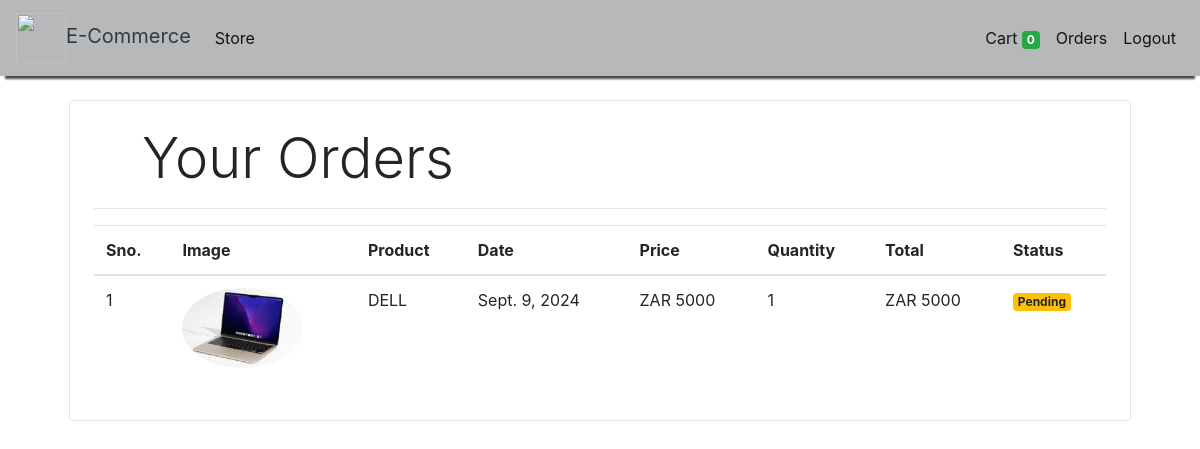
The page /orders (signed in) on the database its author committed.
### store/models/orders.py (models this page shows, shortened)
class Order(models.Model):
    product = models.ForeignKey(Products,
                                on_delete=models.CASCADE)
    customer = models.ForeignKey(Customer,
                                 on_delete=models.CASCADE)
    quantity = models.IntegerField(default=1)
    price = models.IntegerField()
    address = models.CharField (max_length=50, default='', blank=True)
    phone = models.CharField (max_length=50, default='', blank=True)
    date = models.DateField (default=datetime.datetime.today)
    status = models.BooleanField (default=False)
    @staticmethod
    def get_orders_by_customer(customer_id):
        return Order.objects.filter(customer=customer_id).order_by('-date')

### store/models/product.py (models this page shows, shortened)
class Products(models.Model):
    name = models.CharField(max_length=60)
    price= models.IntegerField(default=0)
    category= models.ForeignKey(Category,on_delete=models.CASCADE,default=1 )
    description= models.CharField(max_length=250, default='', blank=True, null= True)
    image= models.ImageField(upload_to='uploads/products/')

### store/middlewares/auth.py (the view)
    def middleware(request):
        print(request.session.get('customer'))
        returnUrl = request.META['PATH_INFO']
        print(request.META['PATH_INFO'])
        if not request.session.get('customer'):
           return redirect(f'login?return_url={returnUrl}')
        response = get_response(request)
        return response

### store/templatetags/custom_filter.py (called while the page is built)
@register.filter(name='currency')
def currency(number):
    return "ZAR "+str(number)

@register.filter(name='multiply')
def multiply(number , number1):
    return number * number1

### store/views/orders.py (called while the page is built)
    def get(self , request ):
        customer = request.session.get('customer')
        orders = Order.get_orders_by_customer(customer)
        print(orders)
        return render(request , 'orders.html'  , {'orders' : orders})

### store/templates/orders.html
{% extends 'base.html' %}
{% block content %}
{% load cart %}
{% load custom_filter %}
<div class="container">
   <div class="border rounded p-4 m-4">
        <p class="display-4 pl-4 ml-4">Your Orders</p>
        <hr>
        <table class="table">
            <thead>
                <tr>
                    <th>Sno.</th>
                    <th>Image</th>
                    <th>Product</th>
                    <th>Date</th>
                    <th>Price</th>
                    <th>Quantity</th>
                    <th>Total</th>
                    <th>Status</th>
                </tr>
            </thead>
            <tbody>
                {% for order in orders %}
                <tr>
                    <td>{{forloop.counter}}</td>
                    <td><img style="height: 80px;" class="rounded-circle" src="{{order.product.image.url}}" alt=""></td>
                    <td>{{order.product.name}}</td>
                    <td>{{order.date}}</td>
                    <td>{{order.price|currency}}</td>
                    <td>{{order.quantity}}</td>
                    <td>{{order.quantity|multiply:order.price|currency}}</td>
                    {% if order.status %}
                    <td><small class="badge badge-success">Completed</small></td>
                    {%else%}
                    <td><small class="badge badge-warning">Pending</small></td>
                    {% endif %}
                </tr>
                {% endfor %}
            </tbody>
        </table>
   </div>
</div>
{% endblock %}

### rows shown on the page
Order: product.image (picture), product.name "DELL", date "Sept. 9, 2024", price "ZAR 5000", quantity "1", quantity|multiply "ZAR 5000", status "Pending"

### other values the page prints
{{ request.session.cart.keys|length }} "0"
